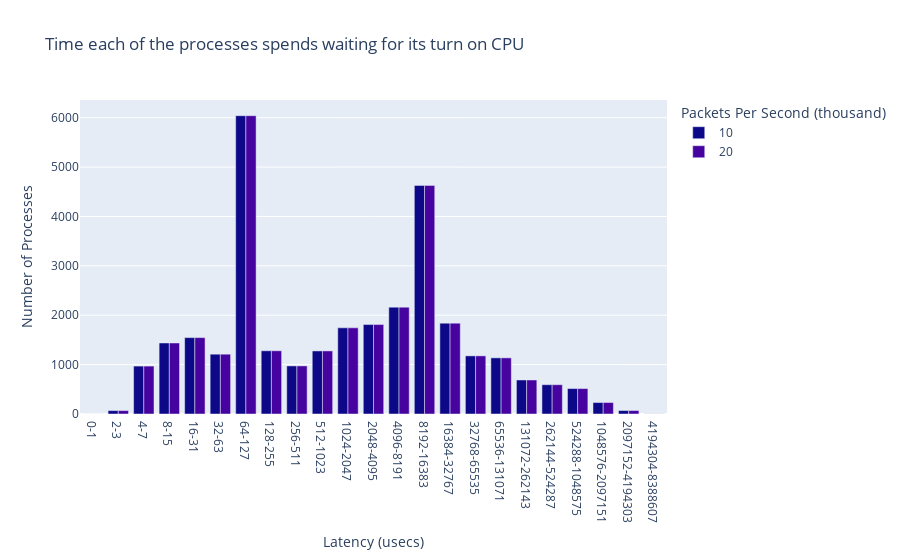
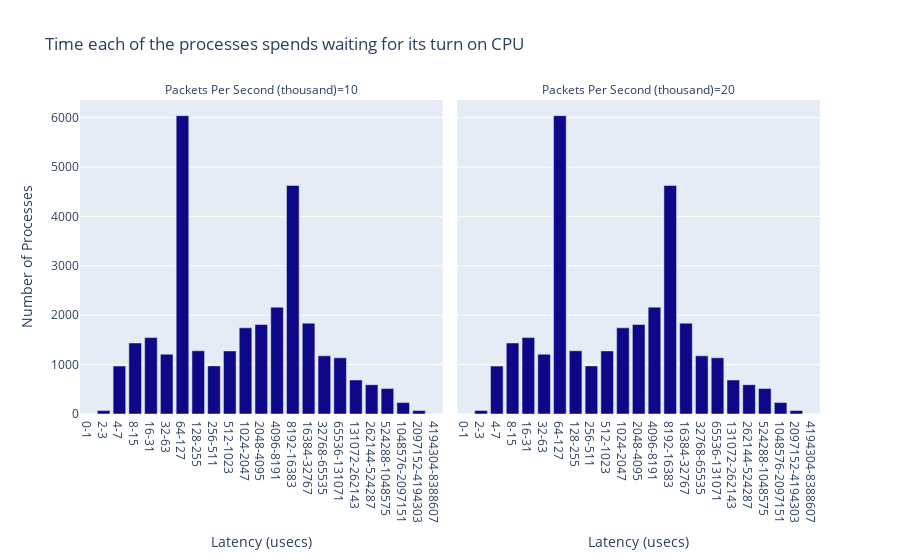

Notebook code for these charts, in order:
### Code cell
offcpudist_df = spark.read.option("basePath", basePath).json(f"{basePath}/kpps=*/tool=offcpudist").select(
    "kpps", "ts", "val_type", "tool",
    explode("data").alias("dataExplode")
).orderBy(col('kpps')).select(col("kpps").cast(StringType()), "ts", "val_type", "tool", "dataExplode.*", concat_ws('-',col('dataExplode.interval-start'),col('dataExplode.interval-end')).alias("interval"))
offcpudist_fig_1 = px.bar(offcpudist_df.toPandas(), x="interval", y="count", color="kpps", barmode="group",
        title="Time spent by tasks waiting for their turn to run on-CPU",
        color_discrete_sequence=px.colors.sequential.Plasma,
        labels={
                    "kpps": "Packets Per Second (thousand)",
                    "count": "Number of Processes",
                    "interval": "Latency (usecs)"
        })
offcpudist_fig_1.show()
offcpudist_fig_1.write_image("images/offcpudist_fig_1.jpeg")
offcpudist_fig_2 = px.bar(offcpudist_df.toPandas(), x="interval", y="count", barmode="group",
        facet_col="kpps",
        title="Time spent by tasks waiting for their turn to run on-CPU",
        color_discrete_sequence=px.colors.sequential.Plasma,
        labels={
                    "kpps": "Packets Per Second (thousand)",
                    "count": "Number of Times",
                    "interval": "Latency (usecs)"
        })
offcpudist_fig_2.show()
offcpudist_fig_2.write_image("images/offcpudist_fig_2.jpeg")
with open(html_output_file, 'a') as f:
    f.write(offcpudist_fig_1.to_html(full_html=False, include_plotlyjs='cdn'))
    f.write(offcpudist_fig_2.to_html(full_html=False, include_plotlyjs='cdn'))

### Figure 1 — Plotly figure (JSON) as saved in the notebook; plotly's stock layout.template omitted (floating-point values rounded to 4 significant figures)
{"data": [{"alignmentgroup": "True", "hovertemplate": "Packets Per Second (thousand)=10<br>Latency (usecs)=%{x}<br>Number of Processes=%{y}<extra></extra>", "legendgroup": "10", "marker": {"color": "#0d0887", "pattern": {"shape": ""}}, "name": "10", "offsetgroup": "10", "orientation": "v", "showlegend": true, "textposition": "auto", "type": "bar", "x": ["0-1", "2-3", "4-7", "8-15", "16-31", "32-63", "64-127", "128-255", "256-511", "512-1023", "1024-2047", "2048-4095", "4096-8191", "8192-16383", "16384-32767", "32768-65535", "65536-131071", "131072-262143", "262144-524287", "524288-1048575", "1048576-2097151", "2097152-4194303", "4194304-8388607"], "xaxis": "x", "y": [0, 69, 970, 1438, 1547, 1211, 6040, 1280, 974, 1277, 1745, 1811, 2164, 4629, 1840, 1177, 1137, 689, 593, 515, 232, 70, 2], "yaxis": "y"}, {"alignmentgroup": "True", "hovertemplate": "Packets Per Second (thousand)=20<br>Latency (usecs)=%{x}<br>Number of Processes=%{y}<extra></extra>", "legendgroup": "20", "marker": {"color": "#46039f", "pattern": {"shape": ""}}, "name": "20", "offsetgroup": "20", "orientation": "v", "showlegend": true, "textposition": "auto", "type": "bar", "x": ["0-1", "2-3", "4-7", "8-15", "16-31", "32-63", "64-127", "128-255", "256-511", "512-1023", "1024-2047", "2048-4095", "4096-8191", "8192-16383", "16384-32767", "32768-65535", "65536-131071", "131072-262143", "262144-524287", "524288-1048575", "1048576-2097151", "2097152-4194303", "4194304-8388607"], "xaxis": "x", "y": [0, 69, 970, 1438, 1547, 1211, 6040, 1280, 974, 1277, 1745, 1811, 2164, 4629, 1840, 1177, 1137, 689, 593, 515, 232, 70, 2], "yaxis": "y"}], "layout": {"barmode": "group", "legend": {"title": {"text": "Packets Per Second (thousand)"}, "tracegroupgap": 0}, "title": {"text": "Time each of the processes spends waiting for its turn on CPU"}, "xaxis": {"anchor": "y", "domain": [0, 1], "title": {"text": "Latency (usecs)"}}, "yaxis": {"anchor": "x", "domain": [0, 1], "title": {"text": "Number of Processes"}}}}

### Figure 2 — Plotly figure (JSON) as saved in the notebook; plotly's stock layout.template omitted (floating-point values rounded to 4 significant figures)
{"data": [{"alignmentgroup": "True", "hovertemplate": "Packets Per Second (thousand)=10<br>Latency (usecs)=%{x}<br>Number of Processes=%{y}<extra></extra>", "legendgroup": "", "marker": {"color": "#0d0887", "pattern": {"shape": ""}}, "name": "", "offsetgroup": "", "orientation": "v", "showlegend": false, "textposition": "auto", "type": "bar", "x": ["0-1", "2-3", "4-7", "8-15", "16-31", "32-63", "64-127", "128-255", "256-511", "512-1023", "1024-2047", "2048-4095", "4096-8191", "8192-16383", "16384-32767", "32768-65535", "65536-131071", "131072-262143", "262144-524287", "524288-1048575", "1048576-2097151", "2097152-4194303", "4194304-8388607"], "xaxis": "x", "y": [0, 69, 970, 1438, 1547, 1211, 6040, 1280, 974, 1277, 1745, 1811, 2164, 4629, 1840, 1177, 1137, 689, 593, 515, 232, 70, 2], "yaxis": "y"}, {"alignmentgroup": "True", "hovertemplate": "Packets Per Second (thousand)=20<br>Latency (usecs)=%{x}<br>Number of Processes=%{y}<extra></extra>", "legendgroup": "", "marker": {"color": "#0d0887", "pattern": {"shape": ""}}, "name": "", "offsetgroup": "", "orientation": "v", "showlegend": false, "textposition": "auto", "type": "bar", "x": ["0-1", "2-3", "4-7", "8-15", "16-31", "32-63", "64-127", "128-255", "256-511", "512-1023", "1024-2047", "2048-4095", "4096-8191", "8192-16383", "16384-32767", "32768-65535", "65536-131071", "131072-262143", "262144-524287", "524288-1048575", "1048576-2097151", "2097152-4194303", "4194304-8388607"], "xaxis": "x2", "y": [0, 69, 970, 1438, 1547, 1211, 6040, 1280, 974, 1277, 1745, 1811, 2164, 4629, 1840, 1177, 1137, 689, 593, 515, 232, 70, 2], "yaxis": "y2"}], "layout": {"annotations": [{"font": {}, "showarrow": false, "text": "Packets Per Second (thousand)=10", "x": 0.245, "xanchor": "center", "xref": "paper", "y": 1, "yanchor": "bottom", "yref": "paper"}, {"font": {}, "showarrow": false, "text": "Packets Per Second (thousand)=20", "x": 0.755, "xanchor": "center", "xref": "paper", "y": 1, "yanchor": "bottom", "yref": "paper"}], "barmode": "group", "legend": {"tracegroupgap": 0}, "title": {"text": "Time each of the processes spends waiting for its turn on CPU"}, "xaxis": {"anchor": "y", "domain": [0, 0.49], "title": {"text": "Latency (usecs)"}}, "xaxis2": {"anchor": "y2", "domain": [0.51, 1], "matches": "x", "title": {"text": "Latency (usecs)"}}, "yaxis": {"anchor": "x", "domain": [0, 1], "title": {"text": "Number of Processes"}}, "yaxis2": {"anchor": "x2", "domain": [0, 1], "matches": "y", "showticklabels": false}}}
